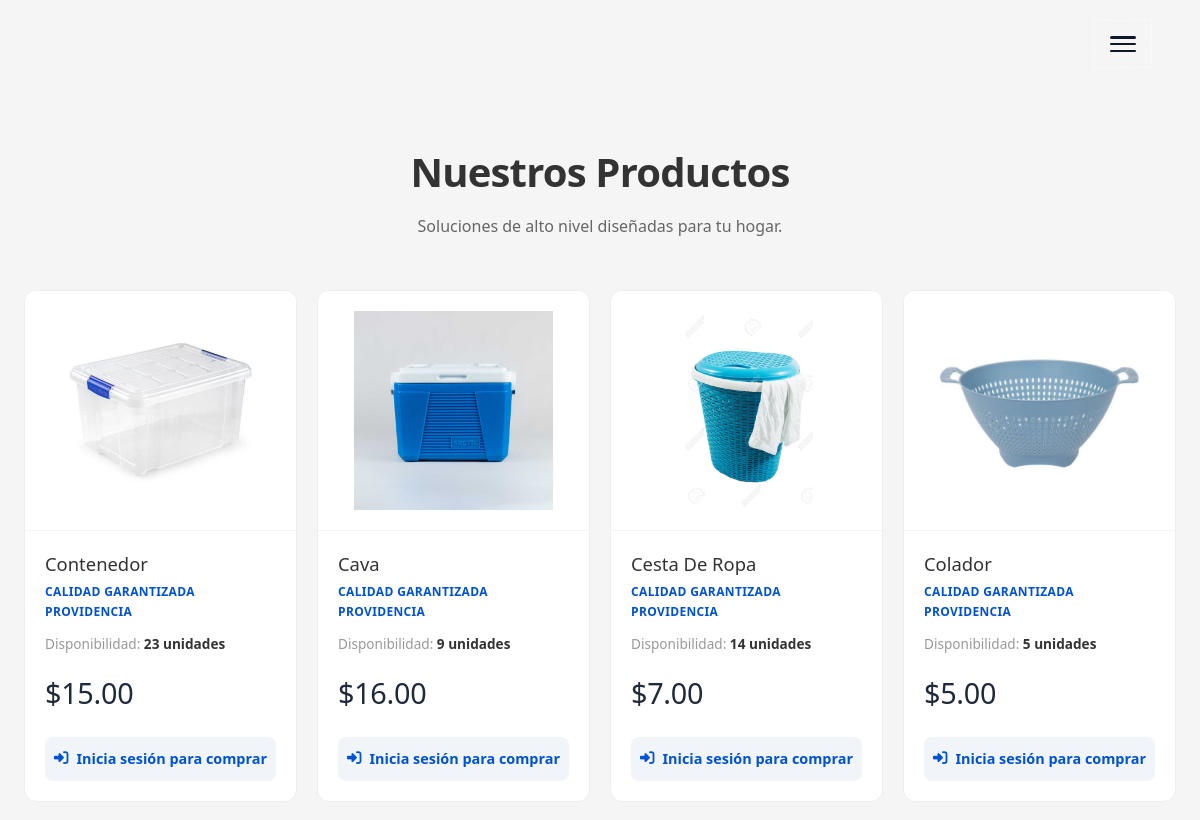
The page /index.php?action=ver_catalogo (upper part) on the database as committed earlier.
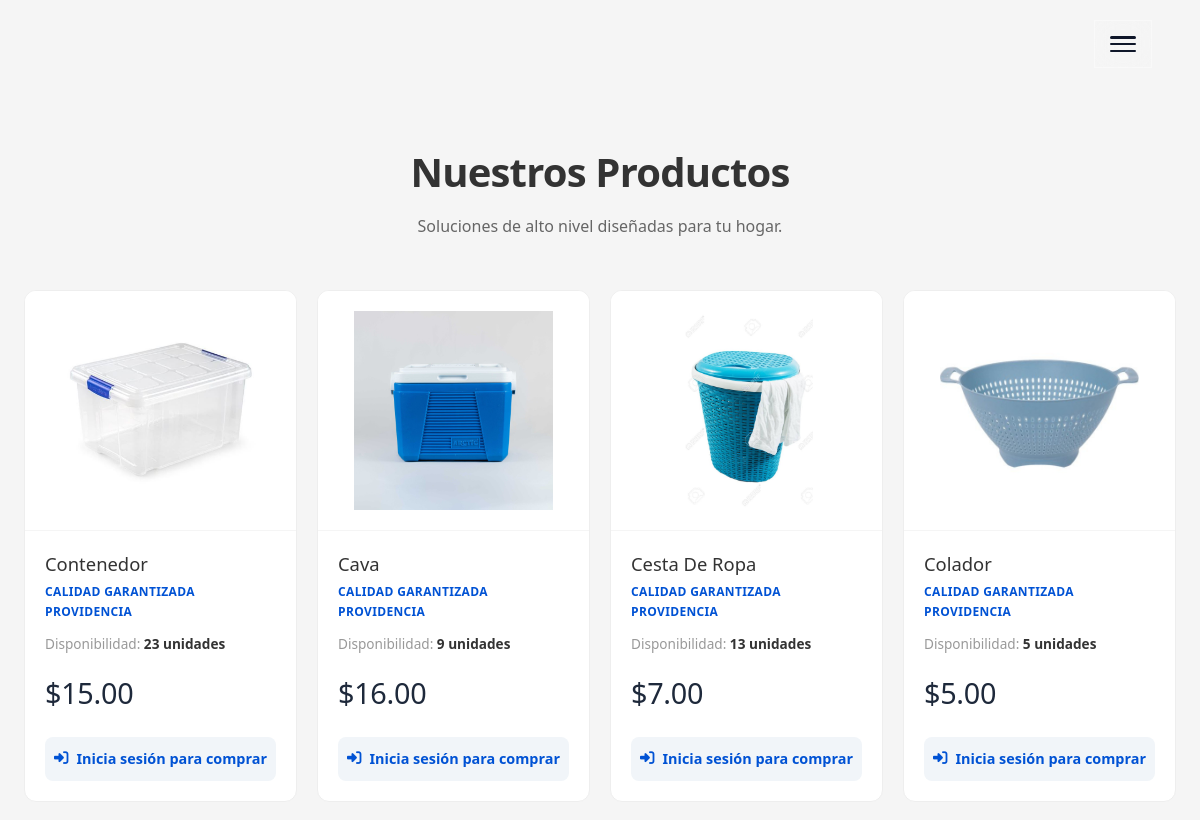
The same page on the database as committed later.
### tables this page shows
CREATE TABLE `productos` (
  `id` int(11) NOT NULL,
  `nombre_producto` varchar(150) NOT NULL,
  `descripcion` text DEFAULT NULL,
  `precio` decimal(10,2) NOT NULL,
  `stock` int(11) NOT NULL DEFAULT 0,
  `imagen` varchar(255) DEFAULT NULL,
  `id_categoria` int(11) DEFAULT NULL,
  `estado` int(11) DEFAULT 1
);

### controllers/AdminControllers.php (called while the page is built, shortened)
<?php
class AdminControllers {
    private $productoModelo;
    public function __construct() {
        require_once 'models/ProductoModel.php';
        $this->productoModelo = new ProductoModel();
    }
    public function catalogo() {
    $listaProductos = $this->productoModelo->obtenerProductos();
    require_once 'views/catalogo.php';
}
}

### config/db.php (called while the page is built)
<?php
class Database {
    public static function connect() {
        $host = "localhost";
        $db_name = "la_providencia";
        $user = "root";
        $pass = "";
        try {
            $conexion = new PDO("mysql:host=$host;dbname=$db_name", $user, $pass);
            $conexion->setAttribute(PDO::ATTR_ERRMODE, PDO::ERRMODE_EXCEPTION);
            return $conexion;
        } catch(PDOException $e) {
            die("Error de conexión: " . $e->getMessage());
        }
    }
}

### models/ProductoModel.php (called while the page is built, shortened)
<?php
require_once 'config/db.php';
class ProductoModel {
    private $db;
    public function __construct() {
        $this->db = Database::connect();
    }
    public function obtenerProductos() {
    $sql = "SELECT * FROM productos WHERE estado = 1 ORDER BY id DESC";
    $stmt = $this->db->prepare($sql);
    $stmt->execute();
    return $stmt->fetchAll(PDO::FETCH_OBJ);
}
}

### views/catalogo.php (the view, shortened to what this page needs)
<link rel="stylesheet" href="public/css/catalogo.css?v=<?php echo time(); ?>">
<section class="contenedor-catalogo">
    <header class="encabezado-catalogo">
        <h2>Nuestros Productos</h2>
        <p>Soluciones de alto nivel diseñadas para tu hogar.</p>
    </header>
    <article class="grid-productos">
        <?php foreach ($listaProductos as $p): ?>
            <figure class="card-producto">
                <picture class="imagen-container">
                    <?php if (!empty($p->imagen) && file_exists("public/uploads/" . $p->imagen)): ?>
                        <img src="public/uploads/<?php echo $p->imagen; ?>" alt="<?php echo htmlspecialchars($p->nombre_producto, ENT_QUOTES, 'UTF-8'); ?>">
                    <?php else: ?>
                        <img src="public/img/placeholder.png" alt="Imagen no disponible">
                    <?php endif; ?>
                </picture>
                <figcaption class="cuerpo-producto">
                    <h3><?php echo htmlspecialchars($p->nombre_producto, ENT_QUOTES, 'UTF-8'); ?></h3>
                    <p class="calidad">Calidad garantizada Providencia</p>
                    <p class="stock">
                        <span>Disponibilidad:</span>
                        <strong><?php echo $p->stock; ?> unidades</strong>
                    </p>
                    <span class="precio">$<?php echo number_format($p->precio, 2); ?></span>
                    <?php if (isset($_SESSION["id_usuario"])): ?>
                        <form action="index.php" method="GET" class="formulario-pedido">
                            <input type="hidden" name="action" value="agregar_carrito">
                            <input type="hidden" name="id" value="<?php echo $p->id; ?>">
                            <input type="hidden" name="nombre" value="<?php echo htmlspecialchars($p->nombre_producto, ENT_QUOTES, 'UTF-8'); ?>">
                            <input type="hidden" name="precio" value="<?php echo $p->precio; ?>">
                            <input type="number" name="cantidad" value="1" min="1" max="<?php echo $p->stock; ?>" class="input-cantidad" aria-label="Cantidad">
                            <button type="submit" class="btn-agregar" aria-label="Agregar al carrito">
                                <i class="fas fa-shopping-cart"></i>
                                <span>Agregar</span>
                            </button>
                        </form>
                    <?php else: ?>
                        <a href="index.php?action=login_usuario" class="btn-login-comprar">
                            <i class="fas fa-sign-in-alt"></i> Inicia sesión para comprar
                        </a>
                    <?php endif; ?>
                </figcaption>
            </figure>
        <?php endforeach; ?>
    </article>
</section>

Rows that differ between the two databases and show on the page:
changed productos "Cesta De Ropa": stock "14" → "13"
